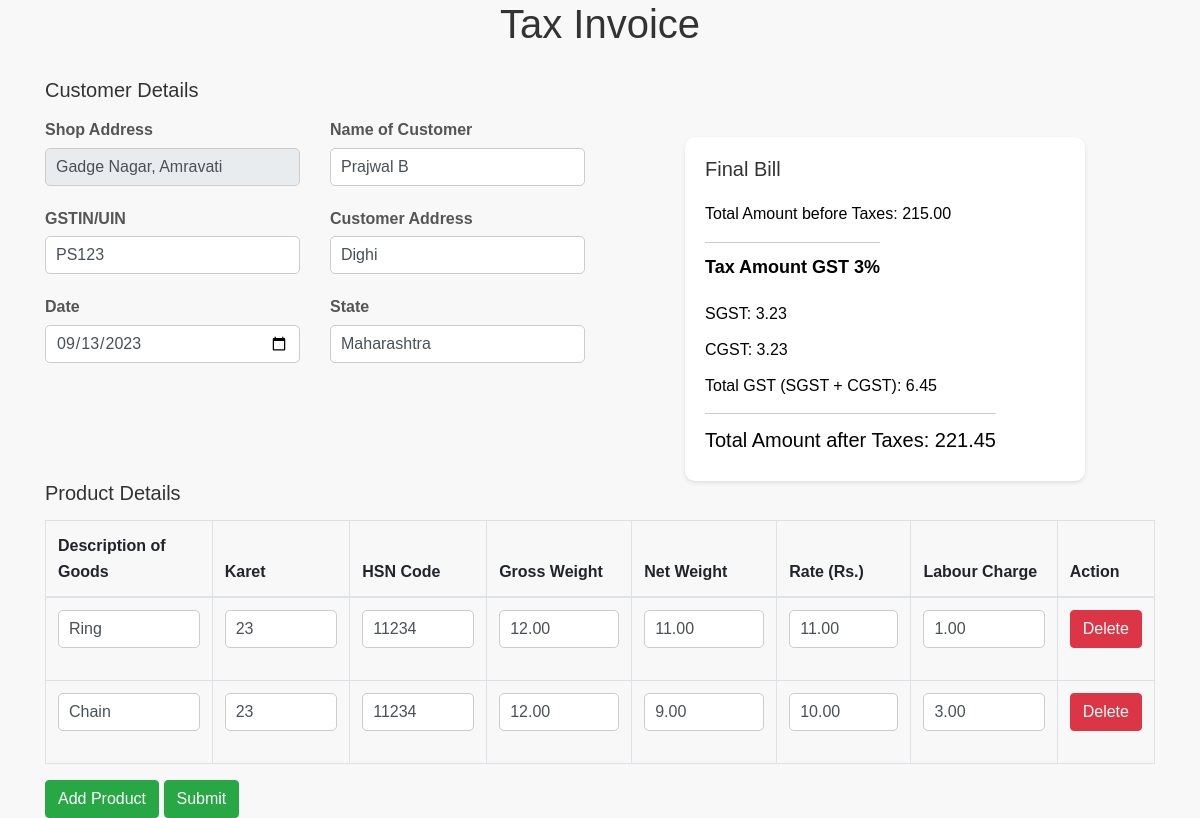
Page /update_bill.php?customer_id=9 on the committed database.
### tables this page shows
CREATE TABLE `final_bill` (
  `bill_id` int(11) NOT NULL,
  `customer_id` int(11) DEFAULT NULL,
  `total_amount` decimal(10,2) DEFAULT NULL,
  `sgst_amount` decimal(10,2) DEFAULT NULL,
  `cgst_amount` decimal(10,2) DEFAULT NULL,
  `gst_total` decimal(10,2) DEFAULT NULL,
  `total_amount_after_taxes` decimal(10,2) DEFAULT NULL
);

CREATE TABLE `new_customer_details` (
  `customer_id` int(11) NOT NULL,
  `shop_address` varchar(255) DEFAULT NULL,
  `gstin` varchar(255) DEFAULT NULL,
  `date` date DEFAULT NULL,
  `name` varchar(255) DEFAULT NULL,
  `address` varchar(255) DEFAULT NULL,
  `state` varchar(255) DEFAULT NULL
);

CREATE TABLE `product_details` (
  `product_id` int(11) NOT NULL,
  `customer_id` int(11) DEFAULT NULL,
  `description` varchar(255) DEFAULT NULL,
  `karet` varchar(255) DEFAULT NULL,
  `hsncode` varchar(255) DEFAULT NULL,
  `gross_weight` decimal(10,2) DEFAULT NULL,
  `net_weight` decimal(10,2) DEFAULT NULL,
  `rate` decimal(10,2) DEFAULT NULL,
  `labour_charge` decimal(10,2) DEFAULT NULL,
  `total_amount` decimal(10,2) DEFAULT NULL
);

### update_bill.php (the view, shortened to what this page needs)
<?php
@include 'dbconn.php';
           $customer_id =$_GET['customer_id'];
           $fetch_query1 = "SELECT
           ncd.*,
           fb.*
       FROM
           new_customer_details AS ncd
       INNER JOIN
           final_bill AS fb ON ncd.customer_id = fb.customer_id
       WHERE
           ncd.customer_id = $customer_id
       ";
           $result = mysqli_query($conn, $fetch_query1);
           $data = mysqli_fetch_array($result);
?>
<!DOCTYPE html>
<html lang="en">
<head>
    <link rel="stylesheet" href="https://cdn.jsdelivr.net/npm/bootstrap@4.1.3/dist/css/bootstrap.min.css"
>
    <link rel="stylesheet" href="assets/css/style2.css">
</head>
<body>
    <div class="container">
        <h1>Tax Invoice</h1>
        <form action="" method="POST">
            <h3>Customer Details</h3>
            <div class="row">
                <div class="col-md-3">
                    <div class="form-group">
                        <label for="shop_address">Shop Address</label>
                        <input type="text" class="form-control" id="shop_address" name="shop_address"
                            value="Gadge Nagar, Amravati" readonly>
                    </div>
                    <div class="form-group">
                        <label for="gstin">GSTIN/UIN</label>
                        <input type="text" class="form-control" id="gstin" name="gstin"
                            value="<?php echo $data['gstin'] ?>" placeholder="GSTIN/UIN">
                    </div>
                    <div class="form-group">
                        <label for="date">Date</label>
                        <input type="date" class="form-control" id="date" value="<?php echo $data['date'] ?>"
                            name="date" placeholder="Date">
                    </div>
                </div>
                <div class="col-md-3">
                    <div class="form-group">
                        <label for="name">Name of Customer</label>
                        <input type="text" class="form-control" id="name" value="<?php echo $data['name'] ?>"
                            name="name" placeholder="Ex. John cena">
                    </div>
                    <div class="form-group">
                        <label for="address">Customer Address</label>
                        <input type="text" class="form-control" id="address" value="<?php echo $data['address'] ?>"
                            name="address" placeholder="Enter Address">
                    </div>
                    <div class="form-group">
                        <label for="state">State</label>
                        <input type="text" class="form-control" id="state" value="<?php echo $data['state'] ?>"
                            name="state" placeholder="State">
                    </div>
                </div>
                <div class="col-md-6">
                    <div class="bill-container">
                        <h3>Final Bill</h3>
                        <p>Total Amount before Taxes: <span id="total_amount"><?php echo $data['total_amount'] ?></span>
                        </p>
                        <b>
                            <p>Tax Amount GST 3%</p>
                        </b>
                        <p>SGST: <span id="sgst_amount"><?php echo $data['sgst_amount'] ?></span></p>
                        <p>CGST: <span id="cgst_amount"><?php echo $data['cgst_amount'] ?></span></p>
                        <p>Total GST (SGST + CGST): <span id="gst_total"><?php echo $data['gst_total'] ?></span></p>
                        <p>Total Amount after Taxes: <span
                                id="total_amount_after_taxes"><?php echo $data['total_amount_after_taxes'] ?></span></p>
                    </div>
                </div>
            </div>
            <h3>Product Details</h3>
            <div class="row">
                <div class="col-md-12">
                    <table class="table table-bordered">
                        <thead>
                            <tr>
                                <th>Description of Goods</th>
                                <th>Karet</th>
                                <th>HSN Code</th>
                                <th>Gross Weight</th>
                                <th>Net Weight</th>
                                <th>Rate (Rs.)</th>
                                <th>Labour Charge</th>
                                <th>Action</th>
                            </tr>
                        </thead>
                        <tbody>
                            <?php
                            $fetch_query2 = "SELECT *
                                        FROM
                                            product_details
                                        WHERE
                                            customer_id = $customer_id
                                        ";
             $result2 = mysqli_query($conn, $fetch_query2);
           $product1Details = array();
         while ($data = mysqli_fetch_assoc($result2)) {
         $product1Details[] = $data;
}
                       ?>
                            <?php
                            foreach ($product1Details as $product1) { ?>
                            <tr>
                                <td><input type="text" class="form-control" name="description[]"
                                        value="<?php echo $product1['description'] ?>" placeholder="Description"></td>
                                <td><input type="text" class="form-control" name="karet[]"
                                        value="<?php echo $product1['karet'] ?>" placeholder="Enter Karet">
                                </td>
                                <td><input type="text" class="form-control" name="hsncode[]"
                                        value="<?php echo $product1['hsncode'] ?>" placeholder="Enter HSN code"></td>
                                <td><input type="number" class="form-control" step="0.00000001" name="gross_weight[]"
                                        value="<?php echo $product1['gross_weight'] ?>"
                                        placeholder="Enter Gross Weight in gram"></td>
                                <td><input type="number" class="form-control" step="0.000001" name="net_weight[]"
                                        value="<?php echo $product1['net_weight'] ?>"
                                        placeholder="Enter net weight in gram"></td>
                                <td><input type="number" class="form-control" step="0.000001" name="rate[]"
                                        value="<?php echo $product1['rate'] ?>" placeholder="Enter Rate in Rs."></td>
                                <td><input type="number" class="form-control" step="0.0000001" name="labour_charge[]"
                                        value="<?php echo $product1['labour_charge'] ?>"
                                        placeholder="Enter labour charge"></td>
                                <td><button type="button" class="btn btn-danger delete-product">Delete</button></td>
                            </tr>
                            <?php } ?>
                        </tbody>
                    </table>
                </div>
            </div>
            <button type="button" class="btn btn-success" id="addProduct">Add Product</button>
            <button type="submit" class="btn btn-success" name="submit-1">Submit</button>
    </div>
</body>
</html>

### assets/css/style2.css (style rules this page uses)
body { font-family: Arial, sans-serif; line-height: 1.6; margin: 0; padding: 0; background-color: #f8f8f8; }
h1 { text-align: center; margin-bottom: 30px; color: #333; }
label { display: block; font-weight: bold; margin-bottom: 5px; color: #555; }
input[type="text"], input[type="number"], input[type="date"] { width: 100%; padding: 10px; margin-bottom: 20px; border: 1px solid #ccc; border-radius: 5px; }
.container h3 { font-size: 20px; margin-bottom: 15px; color: #333; }
.bill-container p { font-size: 16px; margin: 5px 0; color: #000000; }
.bill-container { display: flex; flex-direction: column; justify-content: center; align-items: flex-start; background-color: #fff; padding: 20px; border-radius: 10px; box-shadow: 0 2px 4px rgba(0, 0, 0, 0.1); max-width: 400px; margin: 0 auto; margin-top: 20px; }
.bill-container b { font-weight: bold; }
.bill-container p { margin-bottom: 5px; }
.bill-container p:last-child { color: #000000; font-size: 20px; margin-top: 10px; border-top: 1px solid #ccc; padding-top: 10px; }
.bill-container p:first-child { font-size: 18px; color: #000000; margin-bottom: 15px; }

### rows in the picture
final_bill: gstin "PS123", date "09/13/2023", name "Prajwal B", address "Dighi", state "Maharashtra", total_amount "215.00", sgst_amount "3.23", cgst_amount "3.23", gst_total "6.45", total_amount_after_taxes "221.45"
product_details: description "Ring", karet "23", hsncode "11234", gross_weight "12.00", net_weight "11.00", rate "11.00", labour_charge "1.00"
product_details: description "Chain", karet "23", hsncode "11234", gross_weight "12.00", net_weight "9.00", rate "10.00", labour_charge "3.00"
